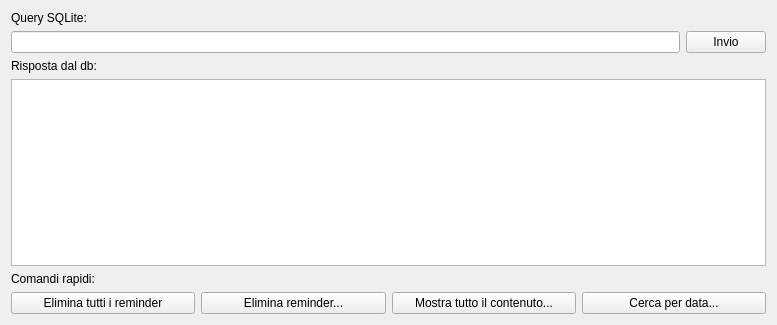
<?xml version="1.0" encoding="UTF-8"?>
<ui version="4.0">
 <class>Form</class>
 <widget class="QWidget" name="Form">
  <property name="geometry">
   <rect>
    <x>0</x>
    <y>0</y>
    <width>777</width>
    <height>325</height>
   </rect>
  </property>
  <property name="windowTitle">
   <string>Comandi SQL manuali</string>
  </property>
  <layout class="QVBoxLayout" name="verticalLayout">
   <item>
    <widget class="QLabel" name="label">
     <property name="text">
      <string>Query SQLite:</string>
     </property>
    </widget>
   </item>
   <item>
    <layout class="QHBoxLayout" name="horizontalLayout">
     <item>
      <widget class="QLineEdit" name="lineEdit_querysql"/>
     </item>
     <item>
      <widget class="QPushButton" name="pushButton_invio">
       <property name="text">
        <string>Invio</string>
       </property>
      </widget>
     </item>
    </layout>
   </item>
   <item>
    <layout class="QGridLayout" name="gridLayout_3">
     <property name="topMargin">
      <number>0</number>
     </property>
     <item row="1" column="1">
      <widget class="QTextBrowser" name="textBrowser_oldfiles"/>
     </item>
     <item row="2" column="1">
      <layout class="QGridLayout" name="gridLayout_2">
       <property name="topMargin">
        <number>0</number>
       </property>
       <item row="1" column="2">
        <widget class="QPushButton" name="pushButton_seleziona">
         <property name="text">
          <string>Mostra tutto il contenuto...</string>
         </property>
        </widget>
       </item>
       <item row="1" column="1">
        <widget class="QPushButton" name="pushButton_elimina">
         <property name="text">
          <string>Elimina reminder...</string>
         </property>
        </widget>
       </item>
       <item row="1" column="3">
        <widget class="QPushButton" name="pushButton_cerca">
         <property name="text">
          <string>Cerca per data...</string>
         </property>
        </widget>
       </item>
       <item row="1" column="0">
        <widget class="QPushButton" name="pushButton_eliminatutti">
         <property name="text">
          <string>Elimina tutti i reminder</string>
         </property>
        </widget>
       </item>
       <item row="0" column="0">
        <widget class="QLabel" name="label_2">
         <property name="text">
          <string>Comandi rapidi:</string>
         </property>
        </widget>
       </item>
      </layout>
     </item>
     <item row="0" column="1">
      <widget class="QLabel" name="label_3">
       <property name="text">
        <string>Risposta dal db:</string>
       </property>
      </widget>
     </item>
    </layout>
   </item>
  </layout>
 </widget>
 <resources/>
 <connections>
  <connection>
   <sender>pushButton_invio</sender>
   <signal>clicked()</signal>
   <receiver>Form</receiver>
   <slot>invio_pulsante()</slot>
   <hints>
    <hint type="sourcelabel">
     <x>766</x>
     <y>51</y>
    </hint>
    <hint type="destinationlabel">
     <x>640</x>
     <y>6</y>
    </hint>
   </hints>
  </connection>
  <connection>
   <sender>pushButton_elimina</sender>
   <signal>clicked()</signal>
   <receiver>Form</receiver>
   <slot>elimina_pulsante()</slot>
   <hints>
    <hint type="sourcelabel">
     <x>364</x>
     <y>313</y>
    </hint>
    <hint type="destinationlabel">
     <x>174</x>
     <y>319</y>
    </hint>
   </hints>
  </connection>
  <connection>
   <sender>pushButton_seleziona</sender>
   <signal>clicked()</signal>
   <receiver>Form</receiver>
   <slot>seleziona_pulsante()</slot>
   <hints>
    <hint type="sourcelabel">
     <x>575</x>
     <y>313</y>
    </hint>
    <hint type="destinationlabel">
     <x>338</x>
     <y>318</y>
    </hint>
   </hints>
  </connection>
  <connection>
   <sender>pushButton_cerca</sender>
   <signal>clicked()</signal>
   <receiver>Form</receiver>
   <slot>cerca_pulsante()</slot>
   <hints>
    <hint type="sourcelabel">
     <x>706</x>
     <y>303</y>
    </hint>
    <hint type="destinationlabel">
     <x>738</x>
     <y>318</y>
    </hint>
   </hints>
  </connection>
  <connection>
   <sender>pushButton_eliminatutti</sender>
   <signal>clicked()</signal>
   <receiver>Form</receiver>
   <slot>eliminatutti_pulsante()</slot>
   <hints>
    <hint type="sourcelabel">
     <x>150</x>
     <y>297</y>
    </hint>
    <hint type="destinationlabel">
     <x>33</x>
     <y>317</y>
    </hint>
   </hints>
  </connection>
 </connections>
 <slots>
  <slot>invio_pulsante()</slot>
  <slot>elimina_pulsante()</slot>
  <slot>seleziona_pulsante()</slot>
  <slot>cerca_pulsante()</slot>
  <slot>inserisci_pulsante()</slot>
  <slot>eliminatutti_pulsante()</slot>
 </slots>
</ui>
